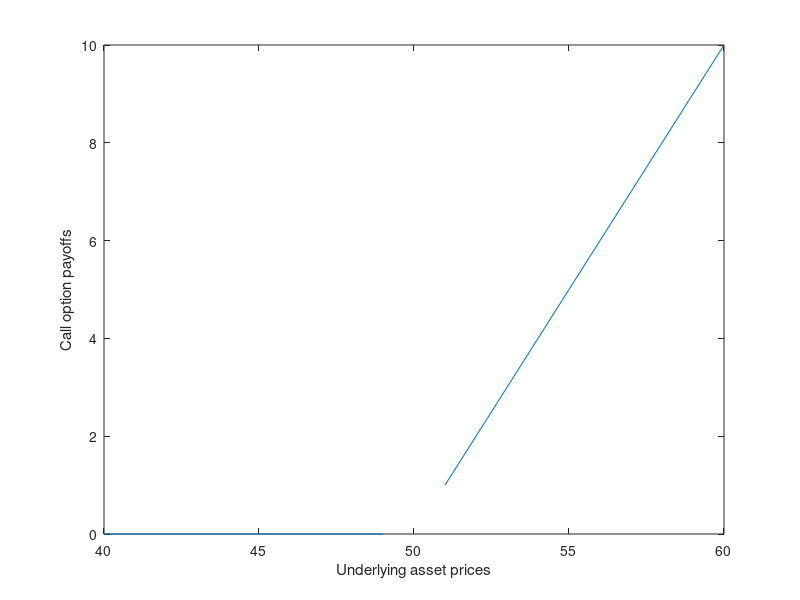

Reproduce this figure in MATLAB.
%test_longacall_payoff.m
clear
close
 
T=0; %Expiration
K=50; % Strike price
r=0.1; %Risk-free rate
Sigma =0.40; %Volatility
q=0; %Dividend rate
 
S=40:60;
figure
[C,P]=blsprice(S,K,r,T,Sigma,q);
%blsprice is a bulit-in matlab function
plot(S,C);
xlabel('Underlying asset prices')
ylabel('Call option payoffs')
